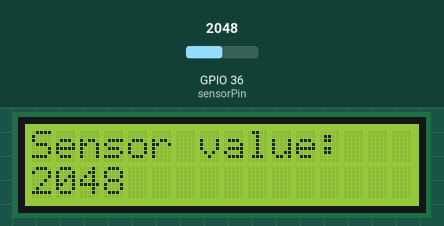
Simulated run of this sketch. Board: ESP32. Shown: 16×2 character LCD. The inputs (shaded band) are chosen by the test bench; at power-on: GPIO 36 (sensorPin) = 2048. Nothing arrives over Bluetooth unless stated; a phone connects over Bluetooth LE 3 s after start; what the sketch prints to the serial monitor is not drawn.

Above: at 1.2 s.
1.3 s: GPIO 36 (sensorPin) set to 2866
At 3.3 s:
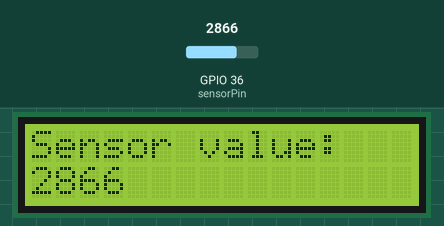
3.6 s: GPIO 36 (sensorPin) set to 3603
At 5.1 s:
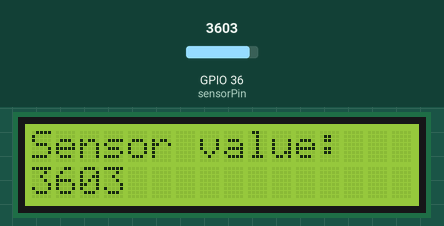
5.6 s: GPIO 36 (sensorPin) set to 4095
At 6.6 s:
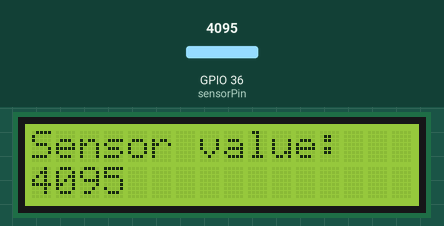
Timing chart, 0 to 8.6 s (numbered marks = the images above; inputs shaded):
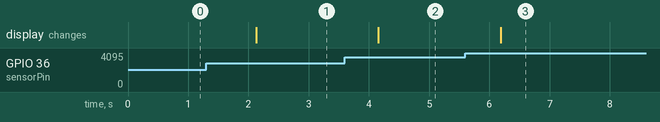

Measured:
- after the input at 1.3 s, the display: changes after 0.83 s (image 1)
- after the input at 3.6 s, the display: changes after 0.56 s (image 2)
- after the input at 5.6 s, the display: changes after 0.59 s (image 3)

The sketch:

water_level_esp32.ino
```cpp
#include <BLEDevice.h>
#include <BLEUtils.h>
#include <BLEServer.h>
#include <BLE2902.h>
#include <Wire.h>
#include <LiquidCrystal_I2C.h>

// Define custom SDA and SCL pins
#define CUSTOM_SDA_PIN 4
#define CUSTOM_SCL_PIN 5

// Initialize Wire with custom pins
void setupWire() {
  Wire.begin(CUSTOM_SDA_PIN, CUSTOM_SCL_PIN);
}

LiquidCrystal_I2C lcd(0x27, 16, 2); // Initialize LCD with address 0x27 and 16x2 dimensions

#define SERVICE_UUID        "4fafc201-1fb5-459e-8fcc-c5c9c331914b"
#define CHARACTERISTIC_UUID "beb5483e-36e1-4688-b7f5-ea07361b26a8"

int sensorPin = 36; // Analog pin for sensor
int data = 0;

BLECharacteristic *pCharacteristic;

void setupBLE() {
  BLEDevice::init("Gatling");
  BLEServer *pServer = BLEDevice::createServer();
  BLEService *pService = pServer->createService(SERVICE_UUID);
  pCharacteristic = pService->createCharacteristic(
                                         CHARACTERISTIC_UUID,
                                         BLECharacteristic::PROPERTY_READ |
                                         BLECharacteristic::PROPERTY_NOTIFY
                                       );
  pCharacteristic->addDescriptor(new BLE2902());
  pService->start();
  BLEAdvertising *pAdvertising = BLEDevice::getAdvertising();
  pAdvertising->addServiceUUID(SERVICE_UUID);
  pAdvertising->setScanResponse(true);
  pAdvertising->setMinPreferred(0x06);  // functions that help with iPhone connections issue
  pAdvertising->setMinPreferred(0x12);
  BLEDevice::startAdvertising();
}

void setup() {
  Serial.begin(9600); // Initialize serial communication
  setupWire(); // Setup Wire with custom pins
  Serial.println("Starting BLE work!");
  setupBLE();

  lcd.begin(16, 2); // Initialize LCD with 16 columns and 2 rows
  lcd.backlight();
  lcd.setCursor(0, 0);
  lcd.print("Sensor value:");

}

void loop() {
  // Read analog sensor value
  data = analogRead(sensorPin);

  // Print sensor value to serial monitor
  Serial.print("Sensor value: ");
  Serial.println(data);

  // Display sensor value on LCD
  lcd.setCursor(0, 1);
  lcd.print("            "); // Clear previous value
  lcd.setCursor(0, 1);
  lcd.print(data);

  delay(1000);
}
```
